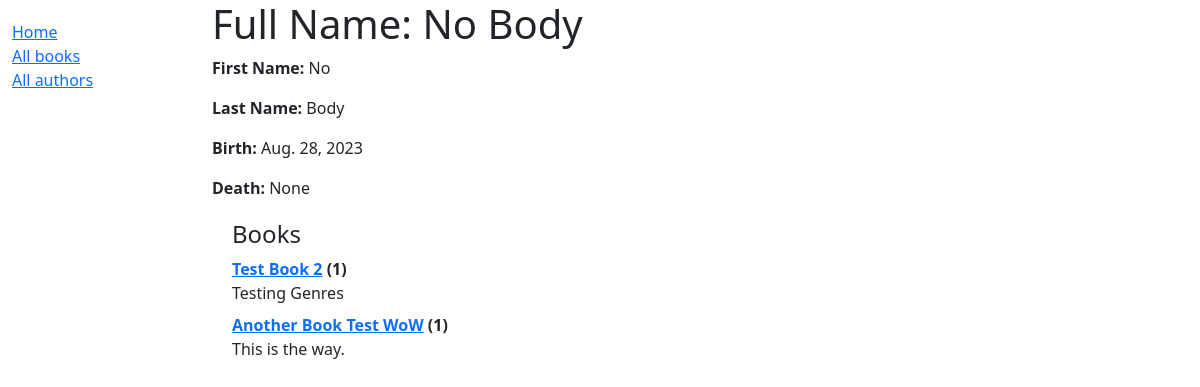
Page /catalog/author/5 on the committed database.
### catalog/models.py (models this page shows, shortened)
class Author(models.Model):
    first_name = models.CharField(max_length=100)
    last_name = models.CharField(max_length=100)
    date_of_birth = models.DateField(null=True, blank=True)
    date_of_death = models.DateField('Died', null=True, blank=True)
    class Meta:
        ordering = ['last_name', 'first_name']

class Book(models.Model):
    title = models.CharField(max_length=200)
    author = models.ForeignKey('Author', on_delete=models.SET_NULL, null=True)
    summary = models.TextField(max_length=1000, help_text='Enter a brief description of the book')
    isbn = models.CharField('ISBN', max_length=13, unique=True, help_text='13 Character <a href="https://www.isbn-international.org/content/what-isbn">ISBN number</a>')
    genre = models.ManyToManyField(Genre, help_text='Select a genre for this book')
    language = models.ManyToManyField(Language, help_text='Select the language this book was written in')
    def display_genre(self):
        """Create a string for the Genre. This is required to display genre in Admin."""
        return ', '.join(genre.name for genre in self.genre.all()[:3])
    display_genre.short_description = 'Genre'
    def display_language(self):
        """Create a string for the Genre. This is required to display genre in Admin."""
        return ', '.join(language.name for language in self.launguage.all()[:3])
    display_language.short_description = 'Language'
    def __str__(self):
        return self.title

### catalog/views.py (the view)
# urls.py: path('author/<int:pk>', views.AuthorDetailView.as_view(), name='author-detail'),
class AuthorDetailView(generic.DetailView):
    model = Author

### catalog/templates/catalog/author_detail.html
{% extends "base_generic.html" %}
{% block content %}
  <h1>Full Name: {{ author.first_name }} {{ author.last_name }}</h1>
  <p><strong>First Name:</strong> {{ author.first_name }}</p>
  <p><strong>Last Name:</strong> {{ author.last_name }}</p>
  <p><strong>Birth:</strong> {{ author.date_of_birth }}</p>
  <p><strong>Death:</strong> {{ author.date_of_death }}</p>
  <div style="margin-left:20px;margin-top:20px">
    <h4>Books</h4>
    {% for book in author.book_set.all %}
      <dt><a href="{% url 'book-detail' book.pk %}">{{book}}</a> ({{book.bookinstance_set.all.count}})</dt>
      <dd>{{book.summary}}</dd>
    {% endfor %}
  </div>
{% endblock %}

### rows in the picture
Author: first_name "No", last_name "Body", date_of_birth "Aug. 28, 2023", date_of_death "None"
Book: title "Test Book 2", bookinstance_set.all.count "1", summary "Testing Genres"
Book: title "Another Book Test WoW", bookinstance_set.all.count "1", summary "This is the way."
